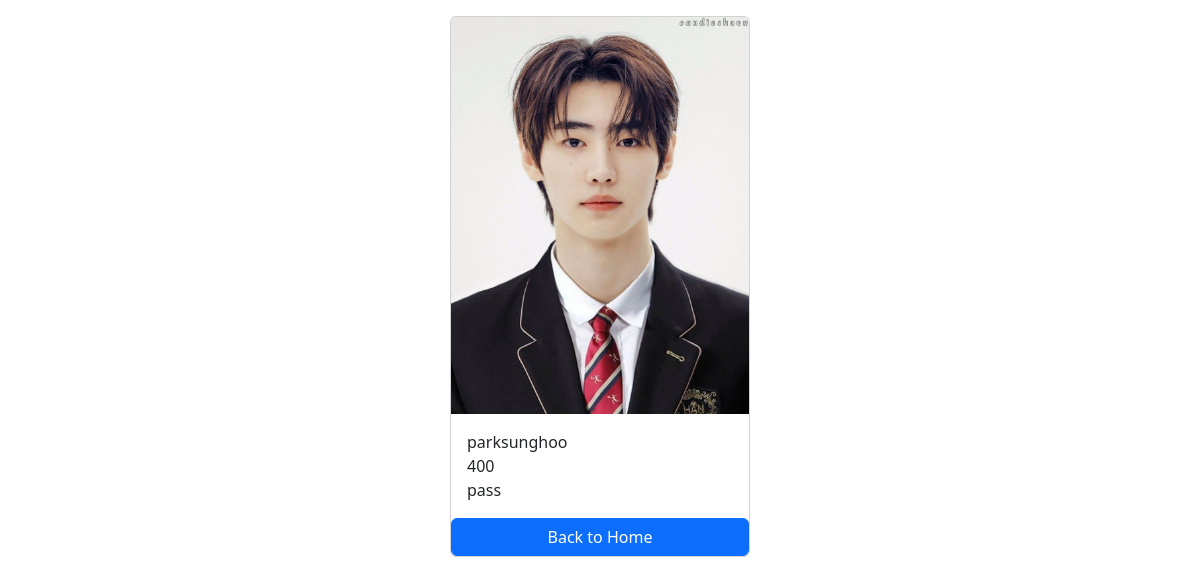
The app's page /students/6/ with its own data.
### marks/models.py (models this page shows, shortened)
class Student(models.Model):
        first_name=models.CharField(max_length=100)
        last_name=models.CharField(max_length=100)
        photo=models.ImageField(upload_to='media')
        marks=models.CharField(max_length=100)
        result=models.CharField(max_length=10,blank=True)

### marks/views.py (the view)
# urls.py: path('<int:pk>/',views.student_detail,name='student_detail')
def student_detail(request,pk):
    student=get_object_or_404(Student,pk=pk)
    context={
        'student':student,
    }
    return render(request,'student_detail.html',context)

### templates/student_detail.html (shortened to what this page needs)
<!DOCTYPE html>
<html lang="en">
<head>
    <link href="https://cdn.jsdelivr.net/npm/bootstrap@5.3.3/dist/css/bootstrap.min.css" rel="stylesheet">
</head>
<body>
    <div class="container mt-3">
        <div class="card mx-auto" style="width:300px">
            <img src="{{student.photo.url}}" class="card-img-top" alt="">
            <div class="card-body">
        <p class="card-text m-0">{{student.first_name}}{{student.last_name}}</p>
        <p class="card-text m-0">{{student.marks}}</p>
        <p class="card-text m-0">{{student.result}}</p>
           </div>
           <a href="{% url 'home' % }"class="btn btn-primary">Back to Home</a>
        </div>
    </div>
</body>
</html>

### records on screen
Student: photo (picture), first_name "park", last_name "sunghoo", marks "400", result "pass"
